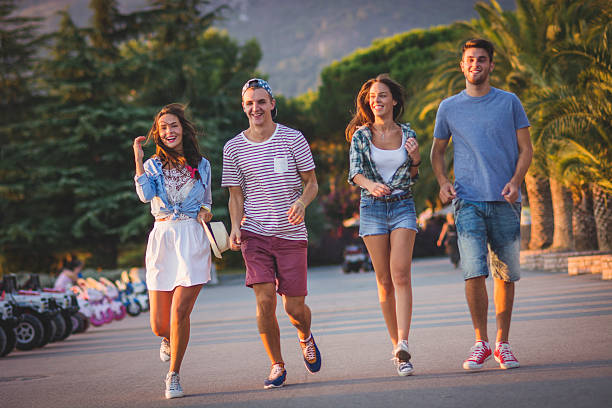
#> input picture peds.jpg, 612 x 408 px, found by its file name
$ jupyter execute 'Face Detection using ANN.ipynb'
#> lines starting #> are read from the running program, lines starting #| are printed output that depends on the picture; after the words box and inside, x2 and y2 are one past the last pixel; in counts of white or black regions, pixels touching at a corner belong together
[cell 1]
from matplotlib import pyplot as plt
import cv2
import sys

[cell 2]
cPath="D:\\Face Detection using ANN\\haarcascade_frontalface_alt.xml"

[cell 3]
pedsCascade = cv2.CascadeClassifier(cPath)

[cell 4]
image = cv2.imread("D:\\Face Detection using ANN\\peds.jpg")
#> image is the input picture: shape (408, 612, 3); mean B, G, R 95.8, 100.5, 111.5
RGB_im = cv2.cvtColor(image, cv2.COLOR_BGR2RGB)
plt.imshow(RGB_im)

[cell 5]
gray = cv2.cvtColor(image,cv2.COLOR_BGR2GRAY)
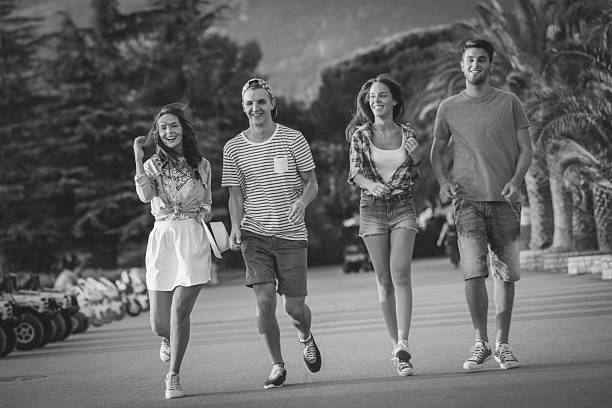
#> gray: shape (408, 612); min 1, max 254, mean 103.2

[cell 6]
peds = pedsCascade.detectMultiScale(gray, scaleFactor = 1.2, minNeighbors = 1, minSize = (2,2))
#> peds = [[238, 89, 35, 35], [154, 116, 29, 29], [459, 46, 34, 34], [362, 84, 31, 31]]

[cell 7]
print("Found {} pedestrian!".format(len(peds)))
#| Found 4 pedestrian!

[cell 8]
for(x,y,w,h) in peds :
    cv2.rectangle(image,(x,y),(x+w,y+h),(0,255,0),3)
#> this loop made 4 passes
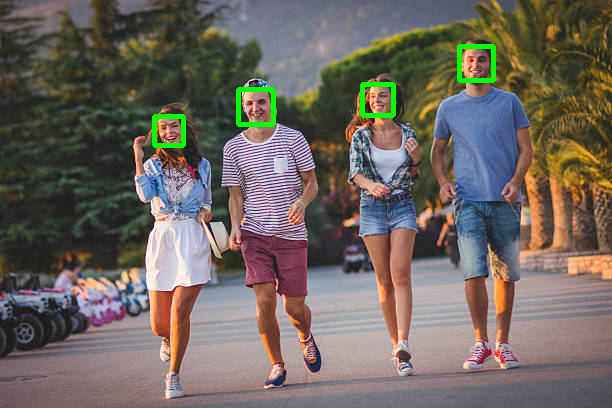
#> image: shape (408, 612, 3); 1.01% of pixels changed, all inside (x1, y1, x2, y2) = (152, 44, 496, 148)

[cell 9]
status = cv2.imwrite("pedsnew.jpg",image)
print("Image written to file system : ",status)
#| Image written to file system :  True

[cell 10]
image2 = cv2.imread("pedsnew.jpg")
RGB_im2 = cv2.cvtColor(image2, cv2.COLOR_BGR2RGB)
